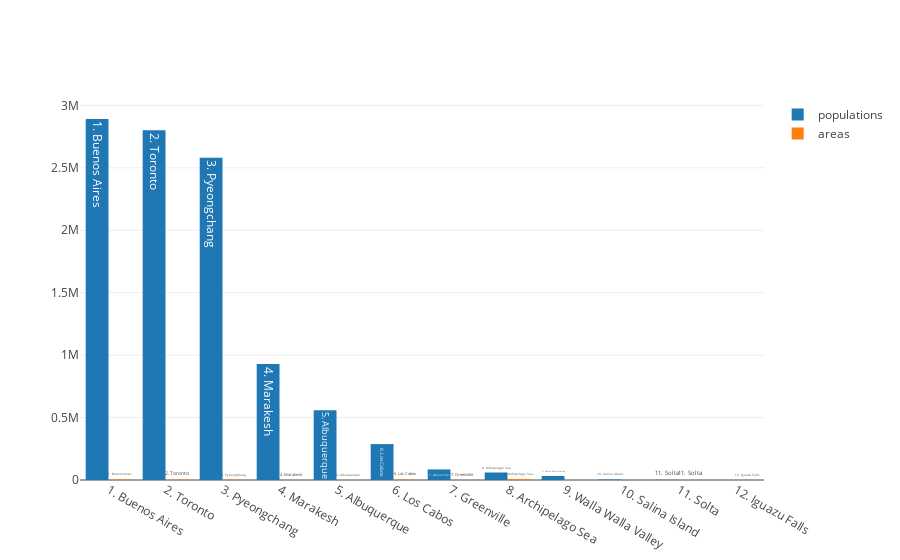

The notebook cell saved with this chart:
### Code cell
import plotly
plotly.offline.init_notebook_mode(connected=True)
plotly.offline.iplot([trace_populations, trace_areas])

### Figure 1 — Plotly figure (JSON) as saved in the notebook; plotly's stock layout.template omitted (floating-point values rounded to 4 significant figures)
{"data": [{"name": "populations", "text": ["1. Buenos Aires", "2. Toronto", "3. Pyeongchang", "4. Marakesh", "5. Albuquerque", "6. Los Cabos", "7. Greenville", "8. Archipelago Sea", "9. Walla Walla Valley", "10. Salina Island", "11. Solta", "12. Iguazu Falls"], "type": "bar", "uid": "61b92346-57d4-11e9-ad14-0f06066c1b8e", "x": ["1. Buenos Aires", "2. Toronto", "3. Pyeongchang", "4. Marakesh", "5. Albuquerque", "6. Los Cabos", "7. Greenville", "8. Archipelago Sea", "9. Walla Walla Valley", "10. Salina Island", "11. Solta", "12. Iguazu Falls"], "y": [2891000, 2800000, 2581000, 928850, 559277, 287651, 84554, 60000, 32237, 4000, 1700, 0]}, {"name": "areas", "text": ["1. Buenos Aires", "2. Toronto", "3. Pyeongchang", "4. Marakesh", "5. Albuquerque", "6. Los Cabos", "7. Greenville", "8. Archipelago Sea", "9. Walla Walla Valley", "10. Salina Island", "11. Solta", "12. Iguazu Falls"], "type": "bar", "uid": "61b926de-57d4-11e9-ad14-0f06066c1b8e", "x": ["1. Buenos Aires", "2. Toronto", "3. Pyeongchang", "4. Marakesh", "5. Albuquerque", "6. Los Cabos", "7. Greenville", "8. Archipelago Sea", "9. Walla Walla Valley", "10. Salina Island", "11. Solta", "12. Iguazu Falls"], "y": [4758, 2731, 3194, 200, 491, 3750, 68, 8300, 33, 27, 59, 672]}], "layout": {}}
